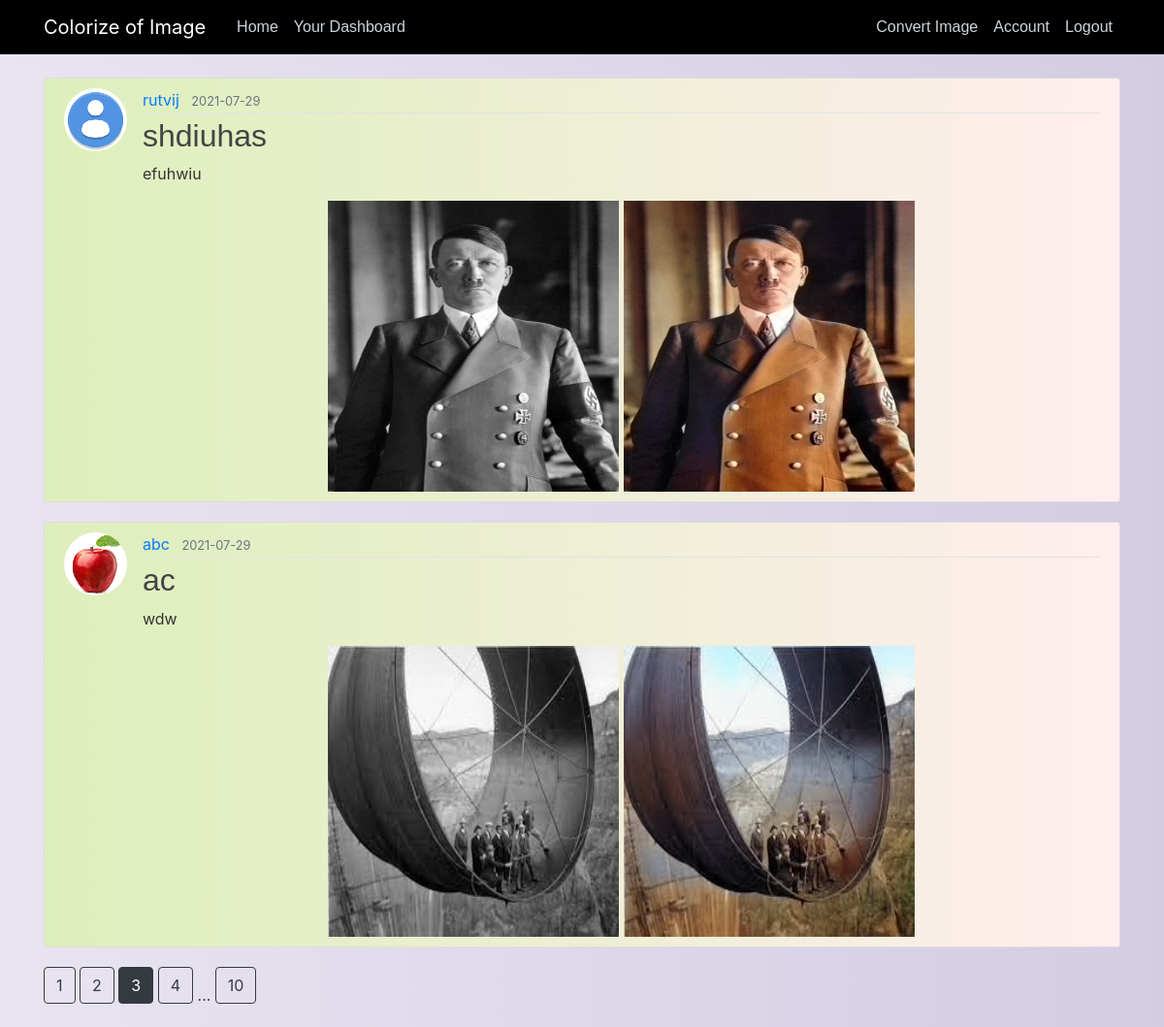
Page /home?page=3 (signed in) on the committed database.
### my_project/models.py (models this page shows, shortened)
class Post(db.Model):
	id = db.Column(db.Integer, primary_key=True)
	title = db.Column(db.String(100), nullable=False)
	date_posted = db.Column(db.DateTime, nullable=False, default=datetime.utcnow)
	content = db.Column(db.Text, nullable=False)
	visibility = db.Column(db.Text, default="0")
	image_file = db.Column(db.String(20), nullable=False)
	output_file = db.Column(db.String(20), nullable=False)
	user_id = db.Column(db.Integer, db.ForeignKey('user.id'), nullable=False)

class User(db.Model, UserMixin):
	id = db.Column(db.Integer, primary_key=True)
	username = db.Column(db.String(20), unique=True, nullable=False)
	email = db.Column(db.String(120), unique=True, nullable=False)
	image_file = db.Column(db.String(20), nullable=False, default='default.jpg')
	password = db.Column(db.String(60), nullable=False)
	posts = db.relationship('Post', backref='author', lazy=True)

### my_project/routes.py (the view)
@app.route("/")
@app.route("/home")
def home():
	page = request.args.get('page', 1, type=int)
	posts = Post.query.filter_by(visibility=0).order_by(Post.date_posted.desc()).paginate(page=page, per_page=2)
	return render_template('home.html', post=posts)

### my_project/models.py (called while the page is built)
@login_manager.user_loader
def load_user(user_id):
	return User.query.get(int(user_id))

### my_project/templates/home.html
{% extends "layout.html" %}
{% block content %}
	{% for p in post.items %}
		<article class="media content-section">
			<img class='rounded-circle article-img' src='{{ url_for("static", filename="profile_pics/" + p.author.image_file) }}'>
	  		<div class="media-body">
			    <div class="article-metadata">
			      <a class="mr-2" href="{{url_for('user_post',username=p.author.username)}}">{{ p.author.username }}</a>
			      <small class="text-muted">{{ p.date_posted.strftime('%Y-%m-%d') }}</small>
			    </div>
			    <h2><a class="article-title" href="{{ url_for('post', post_id=p.id ) }}">{{ p.title }}</a></h2>
		    	<p class="article-content">{{ p.content }}</p>
                <center>
		    	<img class='' height="300" width="300" src='{{ url_for("static", filename="input_pics/" + p.image_file) }}'>
		    	<img class='' height="300" width="300" src='{{ url_for("static", filename="output_pics/" + p.output_file) }}'>
                </center>
		  	</div>
		</article>
	{% endfor%}
	{% for page_num in post.iter_pages(left_edge=1, right_edge=1, left_current=1, right_current=2) %}
		{% if page_num %}
			{% if post.page == page_num %}
				<a class="btn btn-dark mb-4" href="{{url_for('home', page=page_num)}}">{{ page_num }}</a>
			{% else %}
				<a class="btn btn-outline-dark mb-4" href="{{url_for('home', page=page_num)}}">{{ page_num }}</a>
			{% endif %}
		{% else %}
			...
		{% endif %}
	{% endfor %}
{% endblock content %}

### my_project/static/main.css (style rules this page uses)
body { background: #D3CCE3; background: -webkit-linear-gradient(to right, #E9E4F0, #D3CCE3); background: linear-gradient(to right, #E9E4F0, #D3CCE3); color: #333333; margin-top: 5rem; }
h1, h2, h3, h4, h5, h6 { color: #444444; font-family: 'helvetica' }
.content-section { background: #FFEEEE; background: -webkit-linear-gradient(to right, #DDEFBB, #FFEEEE); background: linear-gradient(to right, #DDEFBB, #FFEEEE); padding: 10px 20px; border: 1px solid #dddddd; border-radius: 3px; margin-bottom: 20px; }
.article-title { color: #444444; }
.article-content { white-space: pre-line; }
.article-img { height: 65px; width: 65px; margin-right: 16px; }
.article-metadata { padding-bottom: 1px; margin-bottom: 4px; border-bottom: 1px solid #e3e3e3 }

### rows in the picture
Post: image_file (picture), author.username "rutvij", date_posted "2021-07-29", title "shdiuhas", content "efuhwiu", output_file (picture)
Post: image_file (picture), author.username "abc", date_posted "2021-07-29", title "ac", content "wdw", output_file (picture)

### other values in the picture
{{ page_num }} "1" "2" "4" "10"
{{ page_num }} "3"
